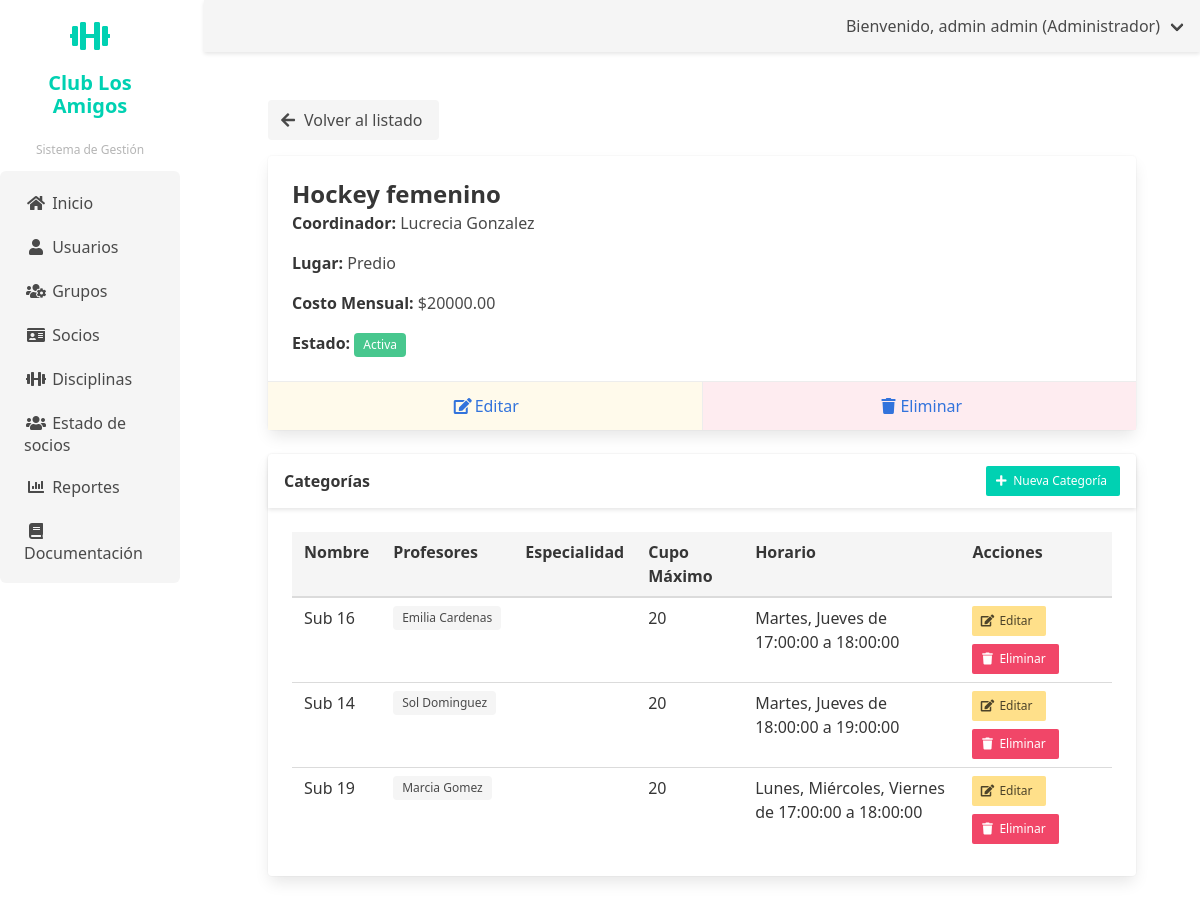
Page /disciplinas/disciplinas/detalle/1/ (signed in) on the committed database.
### disciplinas/models.py (models this page shows, shortened)
class Disciplina(models.Model):
    nombre = models.CharField(max_length=100)
    descripcion = models.TextField(blank=True)
    coordinador = models.ForeignKey(PerfilUsuario, on_delete=models.PROTECT, related_name='disciplinas_coordinadas')
    lugar = models.CharField(max_length=100)
    costo_mensual = models.DecimalField(max_digits=10, decimal_places=2)
    fecha_creacion = models.DateTimeField(auto_now_add=True)
    activa = models.BooleanField(default=True)

class Categoria(models.Model):
    disciplina = models.ForeignKey(Disciplina, on_delete=models.CASCADE, related_name='categorias')
    nombre = models.CharField(max_length=100)
    profesores = models.ManyToManyField(PerfilUsuario, related_name='categorias')
    horario = models.ForeignKey(Horario, on_delete=models.PROTECT)
    cupo_maximo = models.IntegerField()
    especialidad = models.CharField(max_length=100, blank=True)

class Horario(models.Model):
    dias = models.ManyToManyField(Dia, related_name='horarios')
    hora_inicio = models.TimeField()
    hora_fin = models.TimeField()
    def __str__(self):
        dias_str = ", ".join([dia.nombre for dia in self.dias.all()])
        return f"{dias_str} de {self.hora_inicio} a {self.hora_fin}"

class Dia(models.Model):
    nombre = models.CharField(max_length=10)

### usuarios/models.py (models this page shows, shortened)
class PerfilUsuario(models.Model):
    TIPO_DOCUMENTO_CHOICES = [
        ('DNI', 'DNI'),
        ('CE', 'Carné de Extranjería'),
        ('PAS', 'Pasaporte'),
    ]
    ESTADO_SOCIO_CHOICES = [
        ('ACTIVO', 'Activo'),
        ('INACTIVO', 'Inactivo'),
        ('SUSPENDIDO', 'Suspendido'),
        ('PENDIENTE', 'Pendiente de Aprobación'),
        ('RETIRADO', 'Retirado'),
    ]
    usuario = models.OneToOneField(User, on_delete=models.CASCADE, related_name='perfil')
    tipo_documento = models.CharField(max_length=3, choices=TIPO_DOCUMENTO_CHOICES, default='DNI')
    numero_documento = models.CharField(max_length=20, unique=True)
    telefono = models.CharField(max_length=15, blank=True, null=True)
    direccion = models.TextField(blank=True, null=True)
    fecha_nacimiento = models.DateField(blank=True, null=True)
    estado_socio = models.CharField(max_length=10, choices=ESTADO_SOCIO_CHOICES, default='ACTIVO',
                                   verbose_name='Estado como Socio')
    fecha_registro = models.DateTimeField(auto_now_add=True)
    fecha_actualizacion = models.DateTimeField(auto_now=True)
    class Meta:
        verbose_name = 'Perfil de Usuario'
        verbose_name_plural = 'Perfiles de Usuario'

### disciplinas/views.py (the view)
# urls.py: path('disciplinas/detalle/<int:pk>/', views.detalle_disciplina, name='detalle_disciplina'),
@login_required
@is_admin
def detalle_disciplina(request, pk):
    disciplina = get_object_or_404(Disciplina, pk=pk)
    categorias = Categoria.objects.filter(disciplina=disciplina)
    return render(request, 'disciplinas/disciplina_detalle.html', {
        'disciplina': disciplina,
        'categorias': categorias
    })

### usuarios/context_processors.py (called while the page is built)
def user_role_context(request):
    if request.user.is_authenticated:
        user_groups = request.user.groups.all()
        if user_groups.filter(name='Coordinador').exists():
            user_role = 'Coordinador'
        elif user_groups.filter(name='Tesoreria').exists():
            user_role = 'Tesoreria'
        elif user_groups.filter(name='Comision').exists():
            user_role = 'Comision'
        elif user_groups.filter(name='Administrador').exists():
            user_role = 'Administrador'
        else:
            user_role = 'Default'
    else:
        user_role = 'Default'
    return {
        'user_role': user_role
    }

### disciplinas/templates/disciplinas/disciplina_detalle.html (shortened to what this page needs)
{% extends 'usuarios/base_admin.html' %}
{% block content %}
<div class="container">
    <div class="mb-4">
        <a href="{% url 'disciplinas:lista' %}" class="button is-light">
            <span class="icon"><i class="fas fa-arrow-left"></i></span>
            <span>Volver al listado</span>
        </a>
    </div>
    <div class="card mb-5">
        <div class="card-content">
            <h2 class="title is-4">{{ disciplina.nombre }}</h2>
            <div class="content">
                <p><strong>Coordinador:</strong> {{ disciplina.coordinador.usuario.get_full_name }}</p>
                <p><strong>Lugar:</strong> {{ disciplina.lugar }}</p>
                <p><strong>Costo Mensual:</strong> ${{ disciplina.costo_mensual }}</p>
                <p><strong>Estado:</strong>
                    {% if disciplina.activa %}
                        <span class="tag is-success">Activa</span>
                    {% else %}
                        <span class="tag is-danger">Inactiva</span>
                    {% endif %}
                </p>
            </div>
        </div>
        <footer class="card-footer">
            <a href="{% url 'disciplinas:editar_disciplina' disciplina.pk %}" class="card-footer-item has-background-warning-light">
                <span class="icon"><i class="fas fa-edit"></i></span>
                <span>Editar</span>
            </a>
            <a href="{% url 'disciplinas:eliminar_disciplina' disciplina.pk %}" class="card-footer-item has-background-danger-light">
                <span class="icon"><i class="fas fa-trash"></i></span>
                <span>Eliminar</span>
            </a>
        </footer>
    </div>
    <div class="card">
        <div class="card-header">
            <p class="card-header-title">Categorías</p>
            <div class="card-header-icon">
                <a href="{% url 'disciplinas:nueva_categoria' %}?disciplina={{ disciplina.pk }}" class="button is-primary is-small">
                    <span class="icon"><i class="fas fa-plus"></i></span>
                    <span>Nueva Categoría</span>
                </a>
            </div>
        </div>
        <div class="card-content">
            {% if categorias.exists %}
            <table class="table is-fullwidth">
                <thead>
                    <tr>
                        <th>Nombre</th>
                        <th>Profesores</th>
                        <th>Especialidad</th>
                        <th>Cupo Máximo</th>
                        <th>Horario</th>
                        <th>Acciones</th>
                    </tr>
                </thead>
                <tbody>
                    {% for categoria in categorias %}
                    <tr>
                        <td>{{ categoria.nombre }}</td>
                        <td>
                            <div class="tags">
                                {% for profesor in categoria.profesores.all %}
                                <span class="tag">{{ profesor.usuario.get_full_name }}</span>
                                {% endfor %}
                            </div>
                        </td>
                        <td>{{ categoria.especialidad }}</td>
                        <td>{{ categoria.cupo_maximo }}</td>
                        <td>{{ categoria.horario }}</td>
                        <td>
                            <div class="buttons">
                                <a href="{% url 'disciplinas:editar_categoria' categoria.pk %}" class="button is-small is-warning">
                                    <span class="icon"><i class="fas fa-edit"></i></span>
                                    <span>Editar</span>
                                </a>
                                <a href="{% url 'disciplinas:eliminar_categoria' categoria.pk %}" class="button is-small is-danger">
                                    <span class="icon"><i class="fas fa-trash"></i></span>
                                    <span>Eliminar</span>
                                </a>
                            </div>
                        </td>
                    </tr>
                    {% endfor %}
                </tbody>
            </table>
            {% else %}
            <div class="notification is-info">
                No hay categorías registradas para esta disciplina.
            </div>
            {% endif %}
        </div>
    </div>
</div>
{% endblock %}

### templates/base.html (shortened to what this page needs)
{% load static %}
<!DOCTYPE html>
<html lang="es">
<head>
    <link rel="stylesheet" href="https://cdn.jsdelivr.net/npm/bulma@0.9.3/css/bulma.min.css">
    <link rel="stylesheet" href="https://cdnjs.cloudflare.com/ajax/libs/font-awesome/5.15.3/css/all.min.css">
    <link rel="stylesheet" href="{% static 'css/custom.css' %}">
</head>
<body>
    <div class="columns is-fullheight">
        <div class="column is-2 is-sidebar-menu">
            {% block sidebar_menu %}{% endblock %}
        </div>
        <div class="column">
            <nav class="navbar is-light" role="navigation" aria-label="main navigation">
                <div class="navbar-menu">
                    <div class="navbar-end">
                        {% if request.user.is_authenticated %}
                            <div class="navbar-item has-dropdown is-hoverable">
                                <a class="navbar-link">
                                    Bienvenido, {{ request.user.get_full_name }} ({{ request.user.groups.first.name }})
                                </a>
                            </div>
                        {% else %}
                            <div class="navbar-item">
                                <a class="button is-primary" href="{% url 'usuarios:login' %}">
                                    Iniciar sesión
                                </a>
                            </div>
                        {% endif %}
                    </div>
                </div>
            </nav>
            <div class="section">
                {% block content %}{% endblock %}
            </div>
        </div>
    </div>
</body>
</html>

### static/css/custom.css (style rules this page uses)
body { font-family: 'Segoe UI', Tahoma, Geneva, Verdana, sans-serif; }
.table th { background-color: #f5f5f5; font-weight: 600; color: #363636; }
.button { transition: all 0.2s ease; }
.tag.is-success { background-color: #48c774; color: white; }
.navbar { box-shadow: 0 2px 4px rgba(0,0,0,0.1); }
.icon { display: inline-flex; align-items: center; justify-content: center; }
a { color: #3273dc; text-decoration: none; }
.container { max-width: 1200px; margin: 0 auto; padding: 0 1rem; }
.buttons .button { margin-right: 0.5rem; margin-bottom: 0.5rem; }

### rows in the picture
Disciplina: nombre "Hockey femenino", coordinador.usuario.get_full_name "Lucrecia Gonzalez", lugar "Predio", costo_mensual "20000.00"
Categoria: nombre "Sub 16", cupo_maximo "20", horario "Martes, Jueves de 17:00:00 a 18:00:00"
PerfilUsuario: usuario.get_full_name "Emilia Cardenas"
Categoria: nombre "Sub 14", cupo_maximo "20", horario "Martes, Jueves de 18:00:00 a 19:00:00"
PerfilUsuario: usuario.get_full_name "Sol Dominguez"
Categoria: nombre "Sub 19", cupo_maximo "20", horario "Lunes, Miércoles, Viernes de 17:00:00 a 18:00:00"
PerfilUsuario: usuario.get_full_name "Marcia Gomez"

### other values in the picture
{{ request.user.get_full_name }} "admin admin"
{{ request.user.groups.first.name }} "Administrador"
